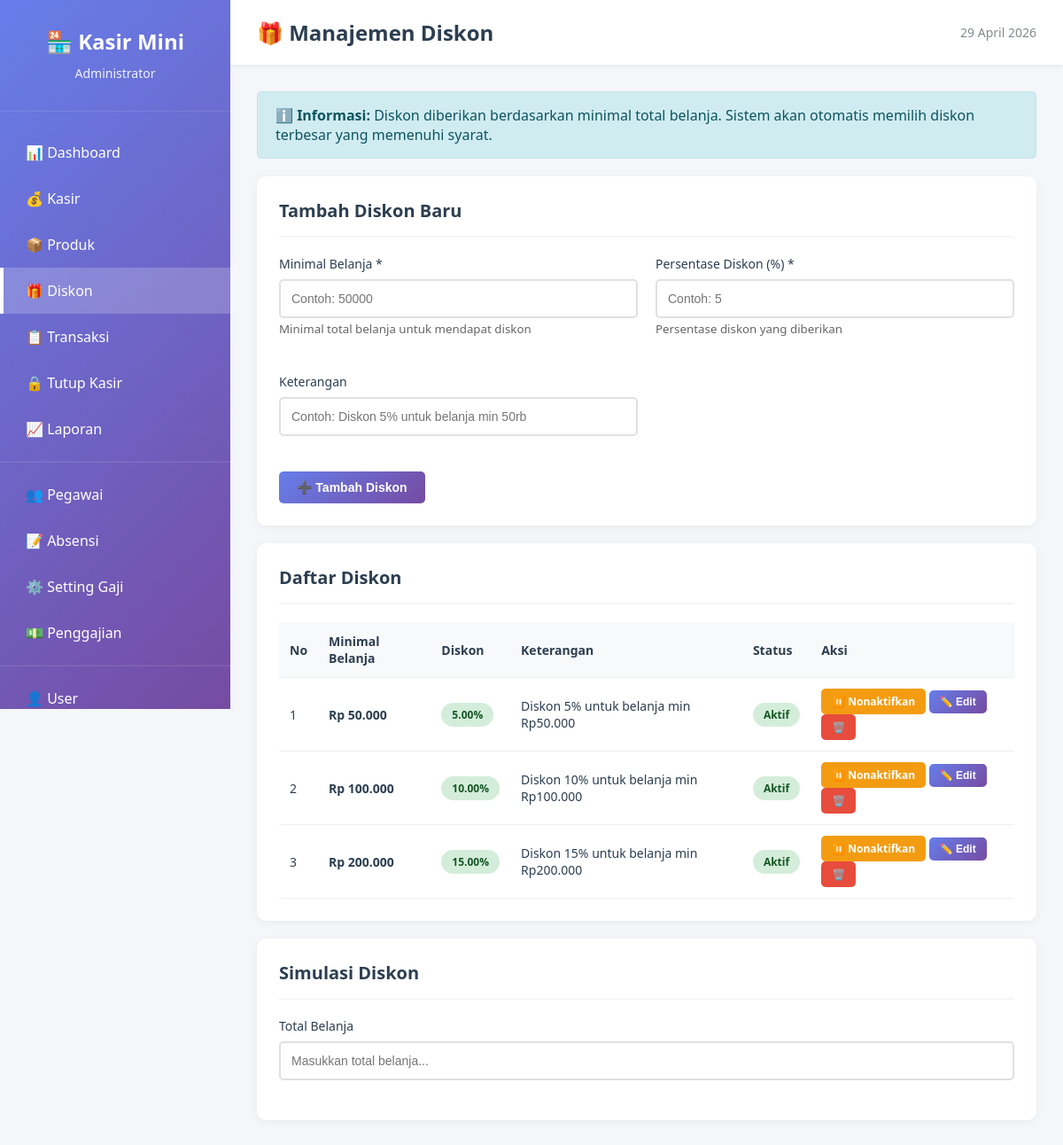
Screenshot of /diskon.php (signed in) with the database file from the repository.
### tables this page shows
CREATE TABLE diskon_belanja (
    id INT PRIMARY KEY AUTO_INCREMENT,
    minimal_belanja DECIMAL(10,2) NOT NULL,
    persentase_diskon DECIMAL(5,2) NOT NULL,
    keterangan VARCHAR(200),
    status ENUM('aktif', 'nonaktif') DEFAULT 'aktif',
    created_at TIMESTAMP DEFAULT CURRENT_TIMESTAMP
);

### config.php (called while the page is built, shortened)
<?php
function rupiah($angka) {
    return "Rp " . number_format($angka, 0, ',', '.');
}
function tanggal_indonesia($tanggal) {
    $bulan = array(
        1 => 'Januari', 'Februari', 'Maret', 'April', 'Mei', 'Juni',
        'Juli', 'Agustus', 'September', 'Oktober', 'November', 'Desember'
    );
    $pecah = explode('-', date('Y-m-d', strtotime($tanggal)));
    return $pecah[2] . ' ' . $bulan[(int)$pecah[1]] . ' ' . $pecah[0];
}
?>

### diskon.php (the view, shortened to what this page needs)
<?php
require_once 'config.php';
$query = "SELECT * FROM diskon_belanja ORDER BY minimal_belanja ASC";
$result = mysqli_query($conn, $query);
?>
<!DOCTYPE html>
<html lang="id">
<head>
    <link rel="stylesheet" href="assets/css/style.css">
</head>
<body>
    <div class="sidebar">
        <div class="sidebar-header">
            <h2>🏪 Kasir Mini</h2>
            <p><?php echo $_SESSION['nama_lengkap']; ?></p>
        </div>
        <nav class="sidebar-menu">
            <a href="index.php">📊 Dashboard</a>
            <a href="kasir.php">💰 Kasir</a>
            <a href="produk.php">📦 Produk</a>
            <a href="diskon.php" class="active">🎁 Diskon</a>
            <a href="transaksi.php">📋 Transaksi</a>
            <a href="tutup_kasir.php">🔒 Tutup Kasir</a>
            <?php if ($_SESSION['role'] == 'admin'): ?>
            <a href="laporan.php">📈 Laporan</a>
            <hr style="border-color: rgba(255,255,255,0.1); margin: 10px 0;">
            <a href="pegawai.php">👥 Pegawai</a>
            <?php endif; ?>
            <a href="absensi.php">📝 Absensi</a>
            <?php if ($_SESSION['role'] == 'admin'): ?>
            <a href="setting_gaji.php">⚙️ Setting Gaji</a>
            <?php endif; ?>
            <a href="penggajian.php">💵 <?php echo $_SESSION['role'] == 'admin' ? 'Penggajian' : 'Slip Gaji'; ?></a>
            <?php if ($_SESSION['role'] == 'admin'): ?>
            <hr style="border-color: rgba(255,255,255,0.1); margin: 10px 0;">
            <a href="user.php">👤 User</a>
            <?php endif; ?>
        </nav>
    </div>
    <div class="main-content">
        <div class="top-bar">
            <h1>🎁 Manajemen Diskon</h1>
            <div class="top-bar-right">
                <span><?php echo tanggal_indonesia(date('Y-m-d')); ?></span>
            </div>
        </div>
        <div class="content">
            <div class="alert alert-info">
                <strong>ℹ️ Informasi:</strong> Diskon diberikan berdasarkan minimal total belanja. Sistem akan otomatis memilih diskon terbesar yang memenuhi syarat.
            </div>
            <div class="card">
                <div class="card-header">
                    <h3>Tambah Diskon Baru</h3>
                </div>
                <form method="POST">
                    <div class="form-grid">
                        <div class="form-group">
                            <label>Minimal Belanja *</label>
                            <input type="number" name="minimal_belanja" class="form-control" step="1000" placeholder="Contoh: 50000" required>
                            <small style="color: #666;">Minimal total belanja untuk mendapat diskon</small>
                        </div>
                        <div class="form-group">
                            <label>Persentase Diskon (%) *</label>
                            <input type="number" name="persentase_diskon" class="form-control" step="0.1" min="0" max="100" placeholder="Contoh: 5" required>
                            <small style="color: #666;">Persentase diskon yang diberikan</small>
                        </div>
                        <div class="form-group">
                            <label>Keterangan</label>
                            <input type="text" name="keterangan" class="form-control" placeholder="Contoh: Diskon 5% untuk belanja min 50rb">
                        </div>
                    </div>
                    <button type="submit" name="tambah" class="btn btn-primary">➕ Tambah Diskon</button>
                </form>
            </div>
            <div class="card">
                <div class="card-header">
                    <h3>Daftar Diskon</h3>
                </div>
                <div class="table-responsive">
                    <table class="data-table">
                        <thead>
                            <tr>
                                <th>No</th>
                                <th>Minimal Belanja</th>
                                <th>Diskon</th>
                                <th>Keterangan</th>
                                <th>Status</th>
                                <th>Aksi</th>
                            </tr>
                        </thead>
                        <tbody>
                            <?php
                            $no = 1;
                            while ($row = mysqli_fetch_assoc($result)):
                            ?>
                            <tr>
                                <td><?php echo $no++; ?></td>
                                <td><strong><?php echo rupiah($row['minimal_belanja']); ?></strong></td>
                                <td>
                                    <span class="badge badge-green"><?php echo $row['persentase_diskon']; ?>%</span>
                                </td>
                                <td><?php echo $row['keterangan']; ?></td>
                                <td>
                                    <?php if ($row['status'] == 'aktif'): ?>
                                        <span class="badge badge-green">Aktif</span>
                                    <?php else: ?>
                                        <span class="badge badge-red">Nonaktif</span>
                                    <?php endif; ?>
                                </td>
                                <td>
                                    <a href="?toggle=<?php echo $row['id']; ?>" class="btn btn-warning btn-sm">
                                        <?php echo $row['status'] == 'aktif' ? '⏸️ Nonaktifkan' : '▶️ Aktifkan'; ?>
                                    </a>
                                    <button onclick="editDiskon(<?php echo htmlspecialchars(json_encode($row)); ?>)" class="btn btn-primary btn-sm">✏️ Edit</button>
                                    <a href="?hapus=<?php echo $row['id']; ?>" class="btn btn-danger btn-sm" onclick="return confirm('Yakin hapus diskon ini?')">🗑️</a>
                                </td>
                            </tr>
                            <?php endwhile; ?>
                        </tbody>
                    </table>
                </div>
            </div>
            <div class="card">
                <div class="card-header">
                    <h3>Simulasi Diskon</h3>
                </div>
                <div class="form-group">
                    <label>Total Belanja</label>
                    <input type="number" id="simulasi_belanja" class="form-control" step="1000" placeholder="Masukkan total belanja...">
                </div>
            </div>
        </div>
    </div>
</body>
</html>

### assets/css/style.css (style rules this page uses)
* { margin: 0; padding: 0; box-sizing: border-box; }
body { font-family: 'Segoe UI', Tahoma, Geneva, Verdana, sans-serif; background: #f5f6fa; color: #2c3e50; display: flex; }
.sidebar { width: 260px; background: linear-gradient(135deg, #667eea 0%, #764ba2 100%); color: white; height: 100vh; position: fixed; left: 0; top: 0; overflow-y: auto; }
.sidebar-header { padding: 30px 20px; border-bottom: 1px solid rgba(255,255,255,0.1); text-align: center; }
.sidebar-header h2 { font-size: 24px; margin-bottom: 10px; }
.sidebar-header p { font-size: 14px; opacity: 0.9; margin-bottom: 3px; }
.sidebar-menu { padding: 20px 0; }
.sidebar-menu a { display: block; padding: 15px 25px; color: white; text-decoration: none; transition: all 0.3s; border-left: 4px solid transparent; }
.sidebar-menu a.active { background: rgba(255,255,255,0.2); border-left-color: white; }
.main-content { margin-left: 260px; width: calc(100% - 260px); min-height: 100vh; }
.top-bar { background: white; padding: 20px 30px; box-shadow: 0 2px 5px rgba(0,0,0,0.05); display: flex; justify-content: space-between; align-items: center; }
.top-bar h1 { font-size: 24px; color: #2c3e50; }
.top-bar-right { display: flex; gap: 20px; align-items: center; font-size: 14px; color: #7f8c8d; }
.content { padding: 30px; }
.table-responsive { overflow-x: auto; }
.data-table { width: 100%; border-collapse: collapse; }
.data-table th, .data-table td { padding: 12px; text-align: left; border-bottom: 1px solid #ecf0f1; }
.data-table th { background: #f8f9fa; color: #2c3e50; font-weight: 600; font-size: 14px; }
.data-table td { font-size: 14px; }
.badge { padding: 5px 12px; border-radius: 20px; font-size: 12px; font-weight: 600; display: inline-block; }
.badge-green { background: #d4edda; color: #155724; }
.btn { padding: 10px 20px; border: none; border-radius: 5px; cursor: pointer; font-size: 14px; font-weight: 600; transition: all 0.3s; text-decoration: none; display: inline-block; }
.btn-primary { background: linear-gradient(135deg, #667eea 0%, #764ba2 100%); color: white; }
.btn-danger { background: #e74c3c; color: white; }
.btn-warning { background: #f39c12; color: white; }
.btn-sm { padding: 6px 12px; font-size: 12px; }
.form-grid { display: grid; grid-template-columns: repeat(auto-fit, minmax(300px, 1fr)); gap: 20px; margin-bottom: 20px; }
.form-group { margin-bottom: 20px; }
.form-group label { display: block; margin-bottom: 8px; color: #2c3e50; font-weight: 500; font-size: 14px; }
.form-control { width: 100%; padding: 12px; border: 2px solid #e0e0e0; border-radius: 5px; font-size: 14px; transition: border-color 0.3s; }
.card { background: white; border-radius: 10px; box-shadow: 0 2px 10px rgba(0,0,0,0.05); padding: 25px; margin-bottom: 20px; }
.card-header { border-bottom: 2px solid #f5f6fa; padding-bottom: 15px; margin-bottom: 20px; }
.card-header h3 { color: #2c3e50; font-size: 20px; }
.alert { padding: 15px 20px; border-radius: 5px; margin-bottom: 20px; }
.alert-info { background: #d1ecf1; color: #0c5460; border: 1px solid #bee5eb; }

### rows the page displays
diskon_belanja: minimal_belanja "Rp 50.000", persentase_diskon "5.00", keterangan "Diskon 5% untuk belanja min Rp50.000", status "Aktif"
diskon_belanja: minimal_belanja "Rp 100.000", persentase_diskon "10.00", keterangan "Diskon 10% untuk belanja min Rp100.000", status "Aktif"
diskon_belanja: minimal_belanja "Rp 200.000", persentase_diskon "15.00", keterangan "Diskon 15% untuk belanja min Rp200.000", status "Aktif"

### other values shown
$_SESSION['nama_lengkap'] "Administrator"
